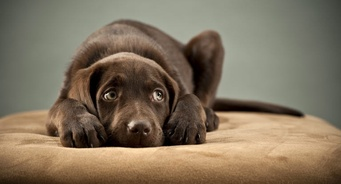
#> input picture data/raw/test.jpg, 341 x 184 px, shrunk from 768 x 415 before the run
$ python clahe_experiment.py   (older library calls are emulated)
#> lines starting #> are read from the running program, lines starting #| are printed output that depends on the picture; long printed decimals are rounded
### src/image_utils.py
from pathlib import Path

import cv2


def get_project_root() -> Path:
    return Path(__file__).resolve().parent.parent


def get_default_image_path() -> Path:
    return get_project_root() / "data" / "raw" / "test.jpg"


def load_color_image(image_path: Path):
    image = cv2.imread(str(image_path), cv2.IMREAD_COLOR)
#> image is the input picture: shape (184, 341, 3); mean B, G, R 93.7, 114.2, 128.6

    if image is None:
        raise FileNotFoundError(f"Could not read image: {image_path}")

    return image


def to_grayscale(image_bgr):
    return cv2.cvtColor(image_bgr, cv2.COLOR_BGR2GRAY)
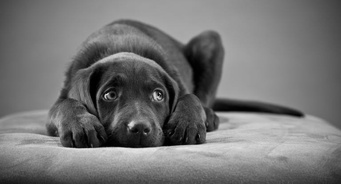
#> returned value: shape (184, 341); min 0, max 235, mean 116.1

### src/image_transforms.py
import numpy as np
import cv2


# [4 lines left out: function shift_brightness, not called in this run]


def scale_contrast(gray_image, alpha):
    return cv2.convertScaleAbs(gray_image, alpha=alpha, beta=0)


# [8 lines left out: function scale_contrast_around_mean, not called in this run]

def histogram_equalization(gray_image):
    return cv2.equalizeHist(gray_image)
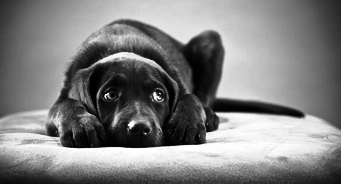
#> returned value: shape (184, 341); min 0, max 255, mean 128.2


def apply_clahe(gray_image, clip_limit=2.0, tile_grid_size=(8, 8)):
#> called with clip_limit = 2, tile_grid_size = (8, 8)
    clahe = cv2.createCLAHE(clipLimit=clip_limit, tileGridSize=tile_grid_size)
    return clahe.apply(gray_image)
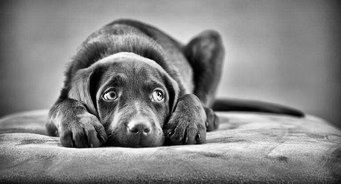
#> returned value: shape (184, 341); min 1, max 252, mean 132.6


def gaussian_denoise(gray_image, kernel_size=(5, 5), sigma=0):
    return cv2.GaussianBlur(gray_image, kernel_size, sigma)


def median_denoise(gray_image, kernel_size=5):
    return cv2.medianBlur(gray_image, kernel_size)


def bilateral_denoise(gray_image, d=9, sigma_color=50, sigma_space=50):
    return cv2.bilateralFilter(gray_image, d, sigma_color, sigma_space)

### src/image_histograms.py
import numpy as np


def compute_grayscale_histogram(gray_image, num_bins=256):
#> called with num_bins = 256
    histogram, bin_edges = np.histogram(gray_image, bins=num_bins, range=(0, 256))
#> histogram = 256 values, max 788 at index 160, min 0 at index 236, mean 245.1; bin_edges = 257 values from 0 to 256
    return histogram, bin_edges


def count_pixels(gray_image):
    return gray_image.shape[0] * gray_image.shape[1]

### src/image_metrics.py
import numpy as np
import cv2


def measure_brightness(gray_image):
    return np.mean(gray_image)


def measure_contrast(gray_image):
    return np.std(gray_image)


def measure_min_intensity(gray_image):
    return np.min(gray_image)


def measure_max_intensity(gray_image):
    return np.max(gray_image)


def measure_sharpness_laplacian(gray_image):
    laplacian = cv2.Laplacian(gray_image, cv2.CV_64F)
    return laplacian.var()


# [4 lines left out: function estimate_noise_std, not called in this run]


def measure_mae(reference_image, test_image):
    diff = reference_image.astype("float32") - test_image.astype("float32")
    return np.mean(np.abs(diff))


def measure_mse(reference_image, test_image):
    diff = reference_image.astype("float32") - test_image.astype("float32")
    return np.mean(diff ** 2)


# [8 lines left out: function measure_psnr, not called in this run]

### src/clahe_experiment.py
import matplotlib.pyplot as plt

from image_histograms import compute_grayscale_histogram
from image_metrics import measure_brightness, measure_contrast
from image_transforms import apply_clahe, histogram_equalization
from image_utils import get_default_image_path, get_project_root, load_color_image, to_grayscale


image_path = get_default_image_path()
output_path = get_project_root() / "outputs" / "clahe_experiment.png"

image_bgr = load_color_image(image_path)
gray_image = to_grayscale(image_bgr)

equalized_image = histogram_equalization(gray_image)
clahe_image = apply_clahe(gray_image, clip_limit=2.0, tile_grid_size=(8, 8))

hist_original, bins = compute_grayscale_histogram(gray_image)
#> hist_original has the same summary as histogram in compute_grayscale_histogram; bins = 257 values from 0 to 256
hist_equalized, _ = compute_grayscale_histogram(equalized_image)
#> hist_equalized = 256 values, max 788 at index 212, min 0 at index 49, mean 245.1
hist_clahe, _ = compute_grayscale_histogram(clahe_image)
#> hist_clahe = 256 values, max 696 at index 134, min 0 at index 0, mean 245.1

fig, axes = plt.subplots(2, 3, figsize=(15, 8))

axes[0, 0].imshow(gray_image, cmap="gray")
axes[0, 0].set_title("Original")
axes[0, 0].axis("off")

axes[0, 1].imshow(equalized_image, cmap="gray")
axes[0, 1].set_title("Histogram Equalization")
axes[0, 1].axis("off")

axes[0, 2].imshow(clahe_image, cmap="gray")
axes[0, 2].set_title("CLAHE")
axes[0, 2].axis("off")

axes[1, 0].bar(bins[:-1], hist_original, width=1.0, align="edge")
axes[1, 0].set_title("Original Histogram")
axes[1, 0].set_xlim(0, 256)

axes[1, 1].bar(bins[:-1], hist_equalized, width=1.0, align="edge")
axes[1, 1].set_title("Equalized Histogram")
axes[1, 1].set_xlim(0, 256)

axes[1, 2].bar(bins[:-1], hist_clahe, width=1.0, align="edge")
axes[1, 2].set_title("CLAHE Histogram")
axes[1, 2].set_xlim(0, 256)

for ax in axes[1]:
    ax.set_xlabel("Intensity")
    ax.set_ylabel("Pixels")
    ax.grid(True, alpha=0.3)

plt.tight_layout()
plt.savefig(output_path, dpi=150)
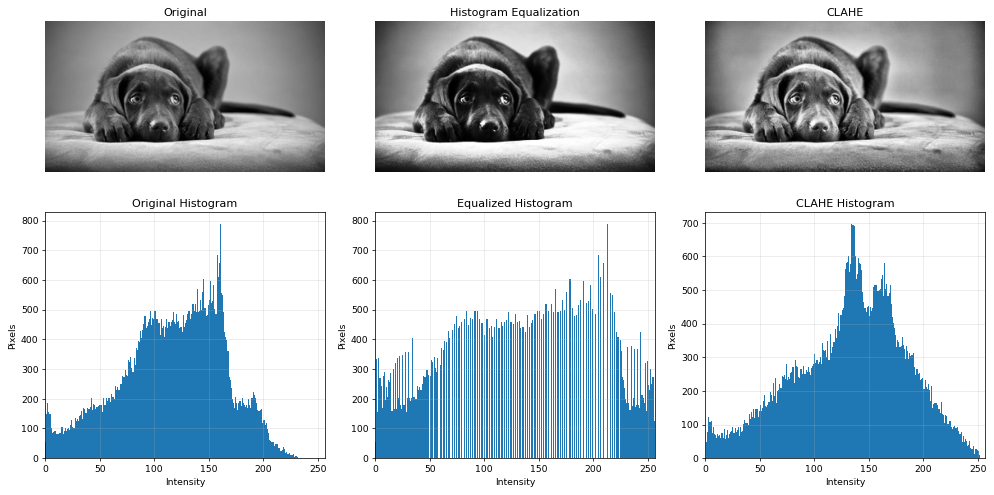
#> figure drawn by matplotlib, 6 panels; panel 4: tallest bar 788 high, from x = 160 to 161; panel 5: tallest bar 788 high, from x = 212 to 213; panel 6: tallest bar 696 high, from x = 134 to 135
plt.show()

print("Original brightness:", measure_brightness(gray_image))
#| Original brightness: 116.139
print("Equalized brightness:", measure_brightness(equalized_image))
#| Equalized brightness: 128.172
print("CLAHE brightness:", measure_brightness(clahe_image))
#| CLAHE brightness: 132.555

print("Original contrast:", measure_contrast(gray_image))
#| Original contrast: 47.033
print("Equalized contrast:", measure_contrast(equalized_image))
#| Equalized contrast: 73.761
print("CLAHE contrast:", measure_contrast(clahe_image))
#| CLAHE contrast: 51.257

print("Saved figure to:", output_path)

$ run again, with outputs/bilateral_tuning.png saved as data/raw/test.jpg
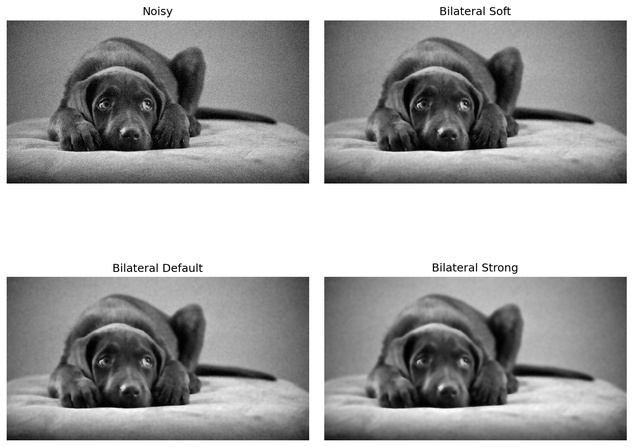
#> input picture outputs/bilateral_tuning.png, 633 x 447 px, shrunk from 1425 x 1006 before the run
#> in load_color_image, image is the input picture: shape (447, 633, 3); min 0, max 255, mean 161.9
#> in histogram_equalization, `return cv2.equalizeHist(gray_image)`:
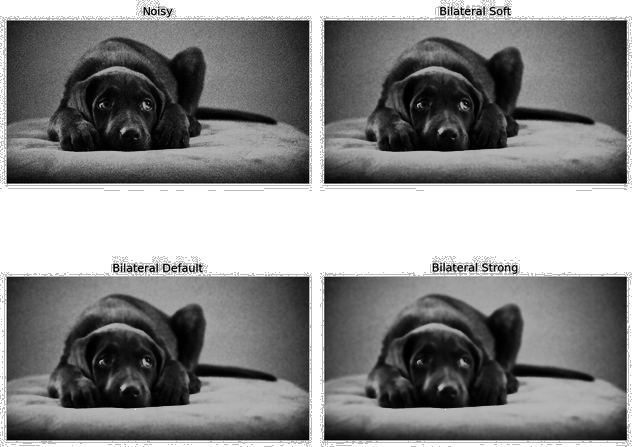
#> returned value: shape (447, 633); min 0, max 255, mean 136.6
#> in apply_clahe, `return clahe.apply(gray_image)`:
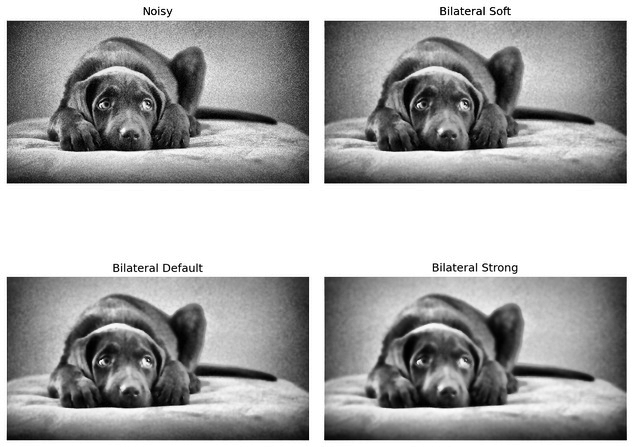
#> returned value: shape (447, 633); min 0, max 255, mean 166.5
#> histogram = 256 values, max 74302 at index 255, min 41 at index 247, mean 1105.3; bin_edges = 257 values from 0 to 256
#> hist_original has the same summary as histogram in compute_grayscale_histogram
#> hist_equalized = 256 values, max 74302 at index 255, min 0 at index 51, mean 1105.3
#> hist_clahe = 256 values, max 74302 at index 255, min 0 at index 254, mean 1105.3
#| Original brightness: 161.854
#| Equalized brightness: 136.623
#| CLAHE brightness: 166.543
#| Original contrast: 73.556
#| Equalized contrast: 84.682
#| CLAHE contrast: 75.961
